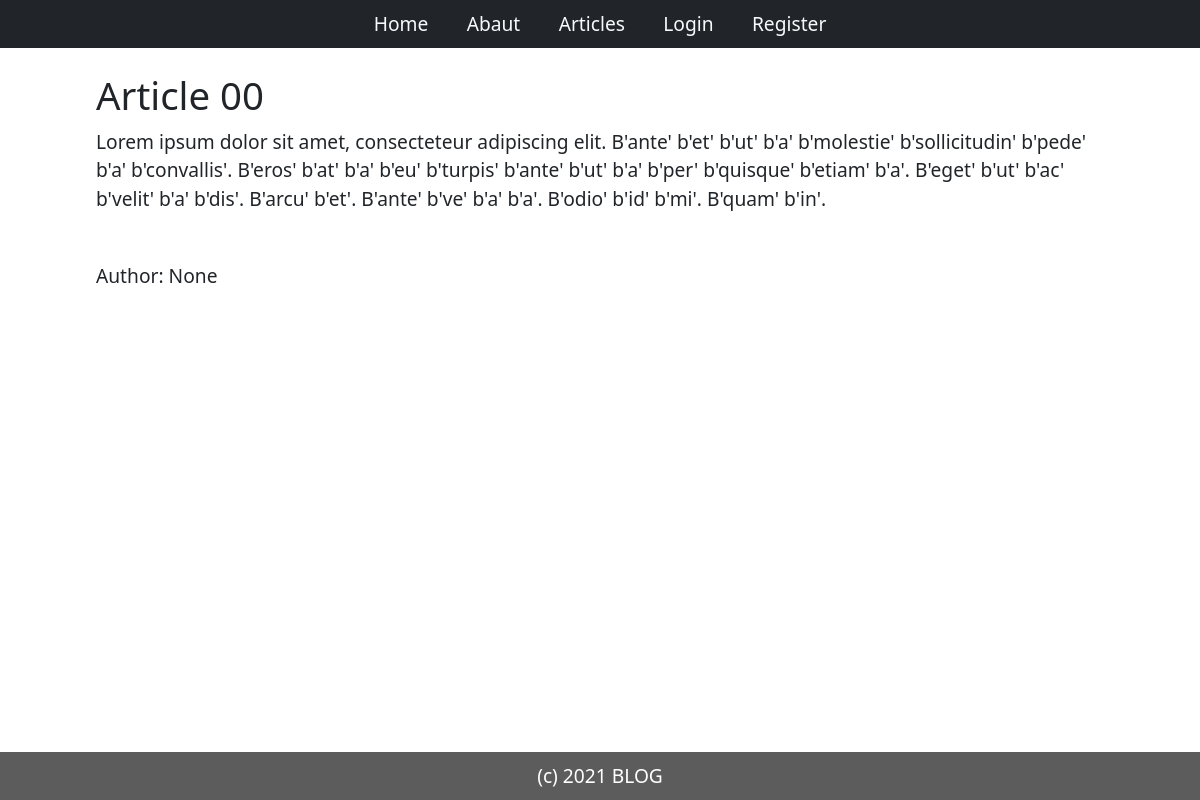
The app's page /article/1 with its own data.
### models.py (models this page shows)
class Articles(db.Model):
    id = db.Column(db.Integer, primary_key=True)
    title = db.Column(db.String)
    content = db.Column(db.String)
    author = db.Column(db.String)
    html_render = db.Column(db.String)

### articles.py (the view)
@article.route("/article/<int:art_id>")
def view_article(art_id):
    article = Articles.query.filter_by(id=art_id).first()
    if article:
        return render_template("Article/article.html", article=article)
    return render_template("Article/article_not_found.html", art_id=art_id)

### templates/Article/article.html (shortened to what this page needs)
{% extends "_main.html" %}
{% block main %}
    <h2>{{ article.title }}</h2>
    <p>{{ article.content }}</p>
    <br>
    <p>Author: {{ article.author }}</p>
{% endblock%}

### static/css/main.css (style rules this page uses)
html { position: relative; min-height: 100%; zoom: 120%; }

### records on screen
Articles: title "Article 00", content "Lorem ipsum dolor sit amet, consecteteur adipiscing elit. B'ante' b'et' b'ut' b'a' b'molestie' b'sollicitudin' b'pede' b'a' b'convallis'. B'eros' b'at' b'a' b'eu' b'turpis' b'ante' b'ut' b'a' b'per' b'quisque' b'etiam' b'a'. B'eget' b'ut' b'ac' b'velit' b'a' b'dis'. B'arcu' b'et'. B'ante' b've' b'a' b'a'. B'odio' b'id' b'mi'. B'quam' b'in'.", author "None"
